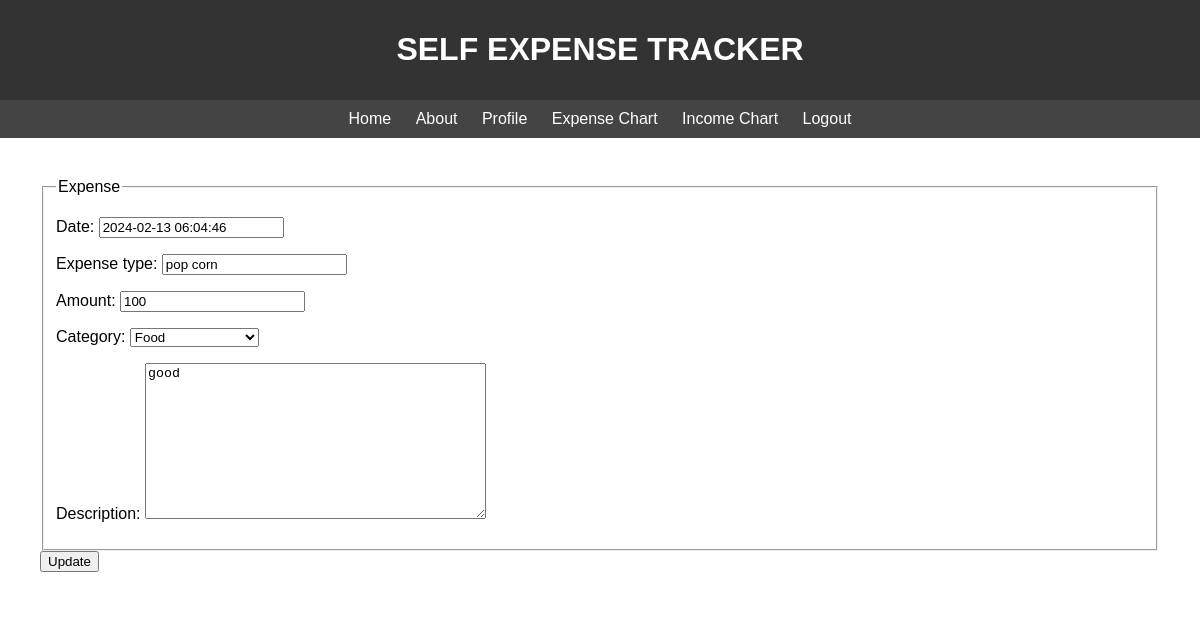
Page /expense/5/update/ (signed in) on the earlier database version.
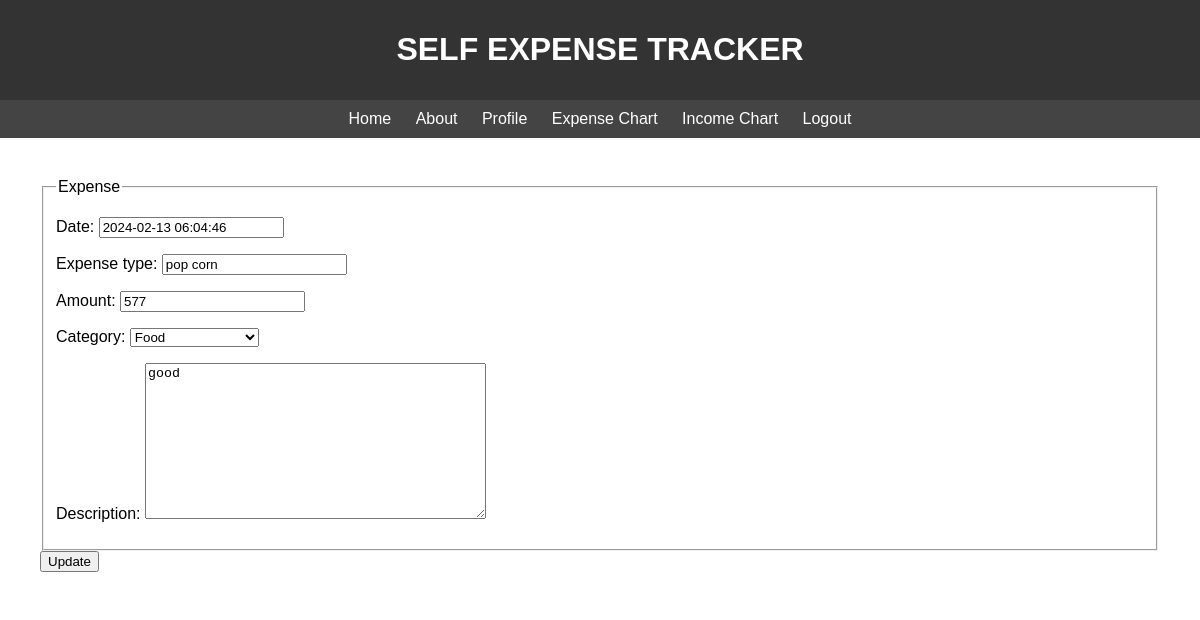
Same page on the later database version.
### finance/models.py (models this page shows, shortened)
class Expense(models.Model):
    CATEGORY_CHOICES = [
        ('Food', 'Food'),
        ('Clothing', 'Clothing'),
        ('Transportation', 'Transportation'),
        ('Home', 'Home'),
        ('Bills', 'Bills '),
        ('Entertainment', 'Entertainment'),
        ('Household_goods', 'Household Goods'),
        ('personnel_needs', 'Personnel Needs'),
        ('Education', 'Education'),
        ('Sports', 'Sports'),
        ('Others', 'Others'),
    ]
    user = models.ForeignKey(User, on_delete=models.CASCADE)
    expense_type = models.CharField(max_length=25)
    category = models.CharField(max_length=25, choices=CATEGORY_CHOICES)
    date = models.DateTimeField(default=timezone.now)
    amount = models.IntegerField()
    description = models.TextField(blank=True)

### finance/views.py (the view, shortened to what this page needs)
# urls.py: path('expense/<int:pk>/update/', ExpenseUpdateView.as_view(), name='expense-update'),
class ExpenseUpdateView(LoginRequiredMixin, UpdateView):
    model = Expense
    fields = ['date', 'expense_type', 'amount', 'category', 'description']

### finance/templates/finance/expense_form.html (shortened to what this page needs)
{% extends "finance/base.html" %}
{% block content %}
    <div>
        <form method="POST">
            <fieldset>
                <legend>Expense</legend>
                {{ form.as_p }}
            </fieldset>
            <button type="submit">{% if object %}Update{% else %}Add{% endif %}</button>
        </form>
    </div>
{% endblock %}

Differences in the rows shown:
changed Expense "pop corn": amount "100" → "577"
